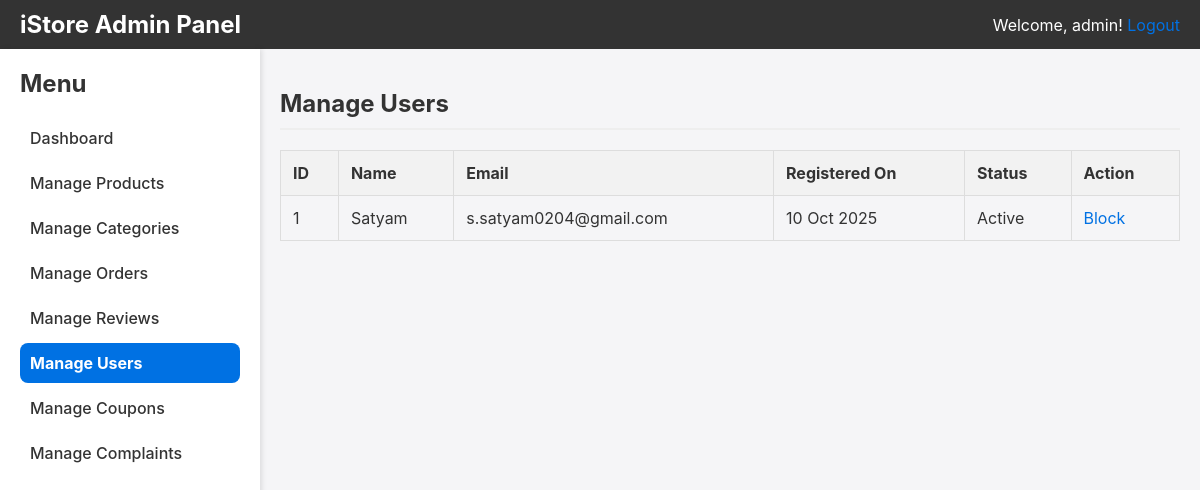
Page /admin/manage_users.php (signed in) on the committed database.
### tables this page shows
CREATE TABLE `users` (
  `id` int(11) NOT NULL,
  `name` varchar(255) NOT NULL,
  `email` varchar(255) NOT NULL,
  `password` varchar(255) NOT NULL,
  `mobile` varchar(15) DEFAULT NULL,
  `address` text DEFAULT NULL,
  `is_blocked` tinyint(1) NOT NULL DEFAULT 0,
  `created_at` timestamp NOT NULL DEFAULT current_timestamp(),
  `reset_token` varchar(255) DEFAULT NULL,
  `token_expiry` datetime DEFAULT NULL
);

### admin/manage_users.php (the view, shortened to what this page needs)
<?php
require 'includes/header.php';
$users_result = mysqli_query($conn, "SELECT * FROM users ORDER BY created_at DESC");
?>
<h2>Manage Users</h2>
<table>
    <thead>
        <tr>
            <th>ID</th>
            <th>Name</th>
            <th>Email</th>
            <th>Registered On</th>
            <th>Status</th>
            <th>Action</th>
        </tr>
    </thead>
    <tbody>
        <?php while($user = mysqli_fetch_assoc($users_result)): ?>
        <tr>
            <td><?php echo $user['id']; ?></td>
            <td><?php echo htmlspecialchars($user['name']); ?></td>
            <td><?php echo htmlspecialchars($user['email']); ?></td>
            <td><?php echo date('d M Y', strtotime($user['created_at'])); ?></td>
            <td><?php echo ($user['is_blocked'] == 1) ? 'Blocked' : 'Active'; ?></td>
            <td>
                <?php if ($user['is_blocked'] == 1): ?>
                    <a href="manage_users.php?unblock_id=<?php echo $user['id']; ?>">Unblock</a>
                <?php else: ?>
                    <a href="manage_users.php?block_id=<?php echo $user['id']; ?>" onclick="return confirm('Are you sure you want to block this user?');">Block</a>
                <?php endif; ?>
            </td>
        </tr>
        <?php endwhile; ?>
    </tbody>
</table>
<?php require 'includes/footer.php'; ?>

### css/admin_style.css (style rules this page uses)
body { font-family: -apple-system, BlinkMacSystemFont, "Segoe UI", Roboto, Helvetica, Arial, sans-serif; background-color: #f5f5f7; margin: 0; color: #333; }
.main-content h2, .main-content h3 { border-bottom: 2px solid #eee; padding-bottom: 10px; margin-bottom: 20px; }
table { width: 100%; border-collapse: collapse; }
table thead { background-color: #f2f2f2; }
table th, table td { padding: 12px; border: 1px solid #ddd; text-align: left; vertical-align: middle; }
table td a { color: #0071e3; text-decoration: none; margin-right: 10px; }

### rows in the picture
users: id "1", name "Satyam", email "s.satyam0204@gmail.com", created_at "10 Oct 2025", is_blocked "Active"

### other values in the picture
$admin_username "admin"
